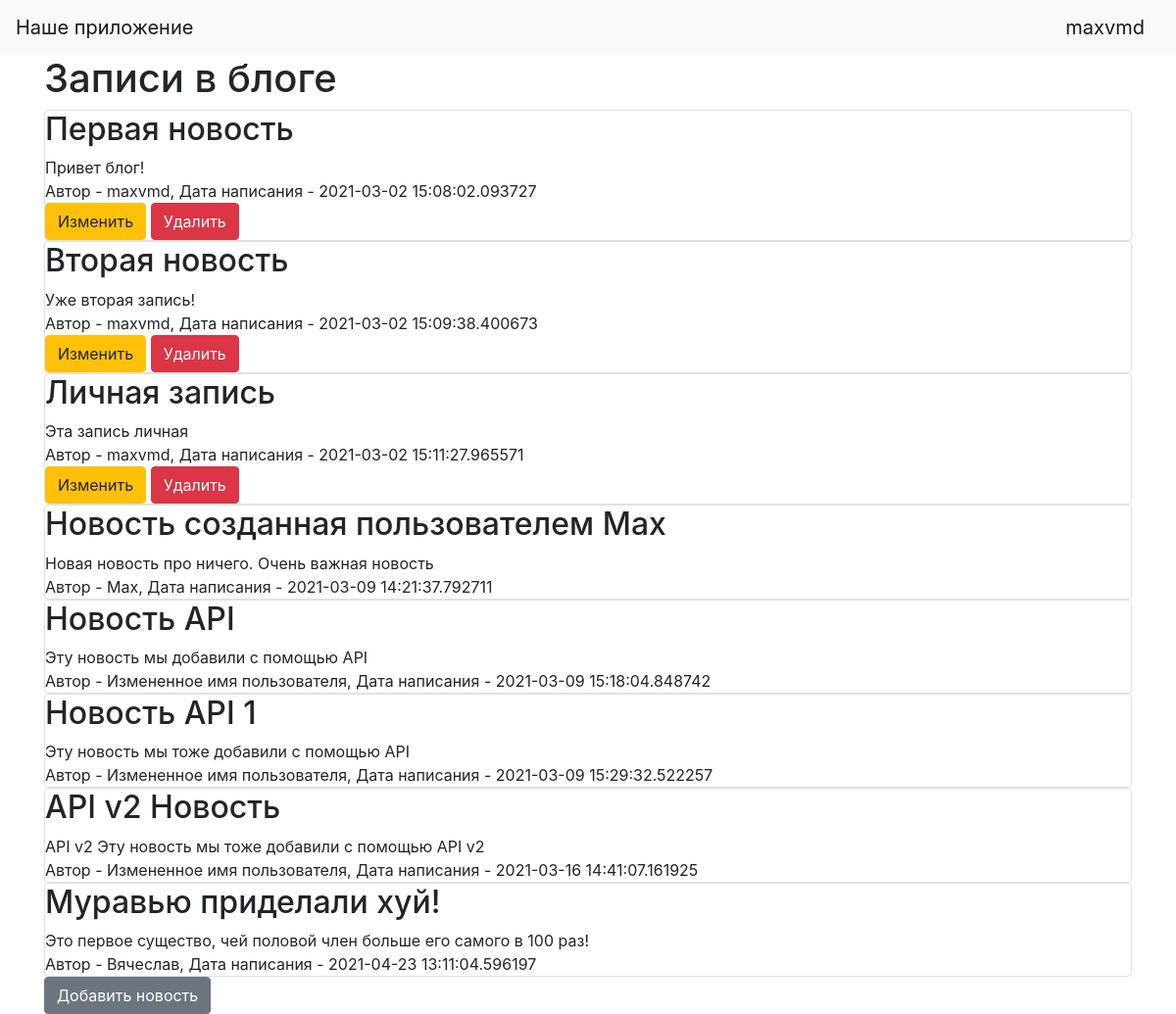
/ (signed in), run on the app's committed database.
### data/users.py (models this page shows, shortened)
class User(SqlAlchemyBase, UserMixin, SerializerMixin):
    __tablename__ = 'users'
    id = sqlalchemy.Column(sqlalchemy.Integer,
                           primary_key=True, autoincrement=True)
    name = sqlalchemy.Column(sqlalchemy.String, nullable=True)
    about = sqlalchemy.Column(sqlalchemy.String, nullable=True)
    email = sqlalchemy.Column(sqlalchemy.String,
                              index=True, unique=True, nullable=True)
    hashed_password = sqlalchemy.Column(sqlalchemy.String, nullable=True)
    created_date = sqlalchemy.Column(sqlalchemy.DateTime,
                                     default=datetime.datetime.now)
    news = orm.relation("News", back_populates='user')

### data/news.py (models this page shows, shortened)
class News(SqlAlchemyBase, SerializerMixin):
    __tablename__ = 'news'
    id = sqlalchemy.Column(sqlalchemy.Integer,
                           primary_key=True, autoincrement=True)
    title = sqlalchemy.Column(sqlalchemy.String, nullable=True)
    content = sqlalchemy.Column(sqlalchemy.String, nullable=True)
    created_date = sqlalchemy.Column(sqlalchemy.DateTime,
                                     default=datetime.datetime.now)
    is_private = sqlalchemy.Column(sqlalchemy.Boolean, default=True)
    is_published = sqlalchemy.Column(sqlalchemy.Boolean, default=True)
    user_id = sqlalchemy.Column(sqlalchemy.Integer,
                                sqlalchemy.ForeignKey("users.id"))
    user = orm.relation('User')

### main.py (the view)
@app.route("/")
def index():
    db_sess = db_session.create_session()
    if current_user.is_authenticated:
        news = db_sess.query(News).filter(
            (News.user == current_user) | (News.is_private != True))
    else:
        news = db_sess.query(News).filter(News.is_private != True)
    return render_template("index.html", news=news)

### data/db_session.py (called while the page is built)
def create_session() -> Session:
    global __factory
    return __factory()

### main.py (called while the page is built)
@login_manager.user_loader
def load_user(user_id):
    db_sess = db_session.create_session()
    return db_sess.query(User).get(user_id)

### templates/index.html
{% extends "base.html" %}
{% block content %}
<h1>Записи в блоге</h1>
{% for item in news%}
<div class="col-md6 border rounded">
    <h2>{{item.title}}</h2>
    <div>
        {{item.content}}
    </div>
    <div>
        Автор - {{item.user.name}}, Дата написания - {{item.created_date}}
    </div>
    {% if current_user.is_authenticated and current_user == item.user %}
    <div>
        <a href="/news/{{ item.id }}" class="btn btn-warning">
            Изменить
        </a>
        <a href="/news_delete/{{ item.id }}" class="btn btn-danger">
            Удалить
        </a>
    </div>
    {% endif %}
</div>
{% endfor %}
{% if current_user.is_authenticated %}
<a href="news" class="btn btn-secondary">Добавить новость</a>
{% endif %}
{% endblock %}

### templates/base.html (shortened to what this page needs)
<!doctype html>
<html lang="en">
<head>
    <link rel="stylesheet"
          href="https://stackpath.bootstrapcdn.com/bootstrap/4.4.1/css/bootstrap.min.css"
>
</head>
<body>
<header>
    <nav class="navbar navbar-light bg-light">
        <a class="navbar-brand" href="#">Наше приложение</a>
        {% if current_user.is_authenticated %}
            <a class="navbar-brand" href="/logout">{{ current_user.name }}</a>
        {% else %}
            <p>
                <a class="btn btn-primary " href="/register">Зарегистрироваться</a>
                <a class="btn btn-success" href="/login">Войти</a>
            </p>
        {% endif %}
    </nav>
</header>
<main role="main" class="container">
    {% block content %}{% endblock %}
</main>
</body>
</html>

### data on the page
User: name "maxvmd"
News: title "Первая новость", content "Привет блог!", user.name "maxvmd", created_date "2021-03-02 15:08:02.093727"
News: title "Вторая новость", content "Уже вторая запись!", user.name "maxvmd", created_date "2021-03-02 15:09:38.400673"
News: title "Личная запись", content "Эта запись личная", user.name "maxvmd", created_date "2021-03-02 15:11:27.965571"
News: title "Новость созданная пользователем Max", content "Новая новость про ничего. Очень важная новость", user.name "Max", created_date "2021-03-09 14:21:37.792711"
News: title "Новость API", content "Эту новость мы добавили с помощью API", user.name "Измененное имя пользователя", created_date "2021-03-09 15:18:04.848742"
News: title "Новость API 1", content "Эту новость мы тоже добавили с помощью API", user.name "Измененное имя пользователя", created_date "2021-03-09 15:29:32.522257"
News: title "API v2 Новость", content "API v2 Эту новость мы тоже добавили с помощью API v2", user.name "Измененное имя пользователя", created_date "2021-03-16 14:41:07.161925"
News: title "Муравью приделали хуй!", content "Это первое существо, чей половой член больше его самого в 100 раз!", user.name "Вячеслав", created_date "2021-04-23 13:11:04.596197"
